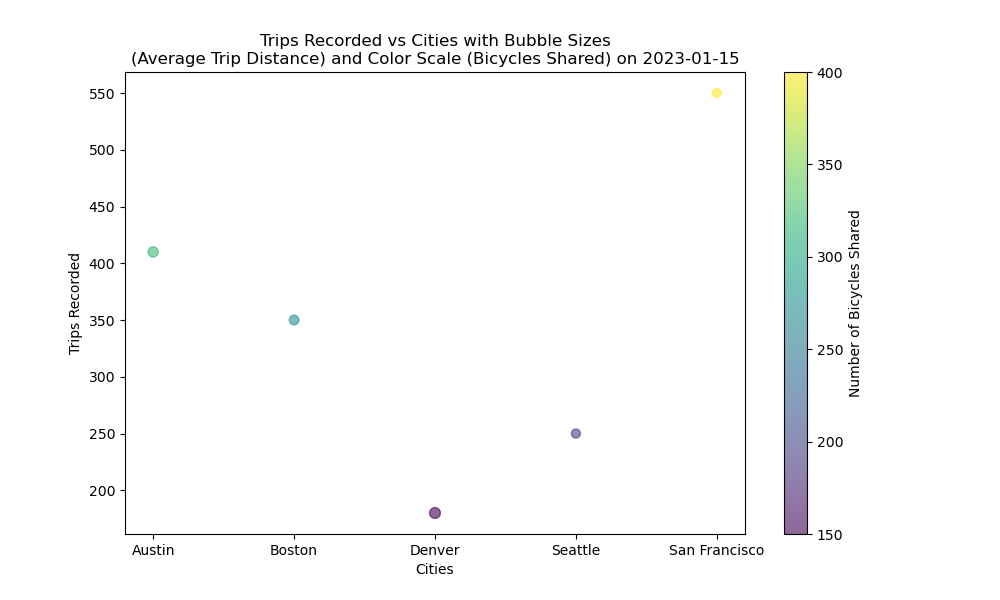

This chart was generated by the following Python code:

import matplotlib.pyplot as plt

# Given data
data = [
    {'Date': '2023-01-15', 'City': 'Austin', 'Bicycles Shared': 320, 'Trips Recorded': 410, 'Bubble Size (Average Trip Distance in km)': 5.5},
    {'Date': '2023-01-15', 'City': 'Boston', 'Bicycles Shared': 275, 'Trips Recorded': 350, 'Bubble Size (Average Trip Distance in km)': 4.8},
    {'Date': '2023-01-15', 'City': 'Denver', 'Bicycles Shared': 150, 'Trips Recorded': 180, 'Bubble Size (Average Trip Distance in km)': 6.1},
    {'Date': '2023-01-15', 'City': 'Seattle', 'Bicycles Shared': 200, 'Trips Recorded': 250, 'Bubble Size (Average Trip Distance in km)': 4.3},
    {'Date': '2023-01-15', 'City': 'San Francisco', 'Bicycles Shared': 400, 'Trips Recorded': 550, 'Bubble Size (Average Trip Distance in km)': 3.9}
]

# Prepare the lists for the plot
cities = [item['City'] for item in data]
trips = [item['Trips Recorded'] for item in data]
bubble_sizes = [item['Bubble Size (Average Trip Distance in km)'] * 10 for item in data]  # Multiplied to scale up the bubble sizes for better visibility
bicycles_shared = [item['Bicycles Shared'] for item in data]
colors = bicycles_shared  # Here we will use the number of bicycles shared as the color scale

# Create the bubble chart
plt.figure(figsize=(10,6))
bubble = plt.scatter(cities, trips, s=bubble_sizes, c=colors, alpha=0.6, cmap='viridis')

# Create a colorbar to show the scale of bicycles shared
cbar = plt.colorbar(bubble)
cbar.set_label('Number of Bicycles Shared')

# Title and labels
plt.title('Trips Recorded vs Cities with Bubble Sizes\n(Average Trip Distance) and Color Scale (Bicycles Shared) on 2023-01-15')
plt.xlabel('Cities')
plt.ylabel('Trips Recorded')

# Show the plot
plt.show()
